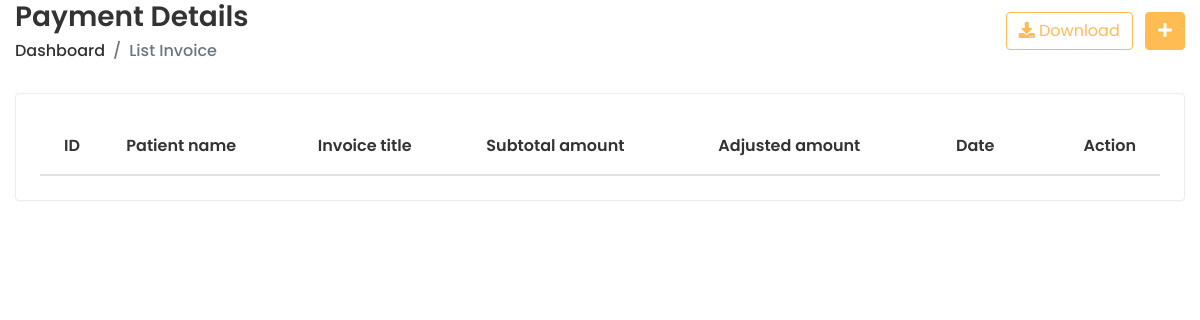
/app/incomelist/ (signed in), run on an earlier commit of the app's database.
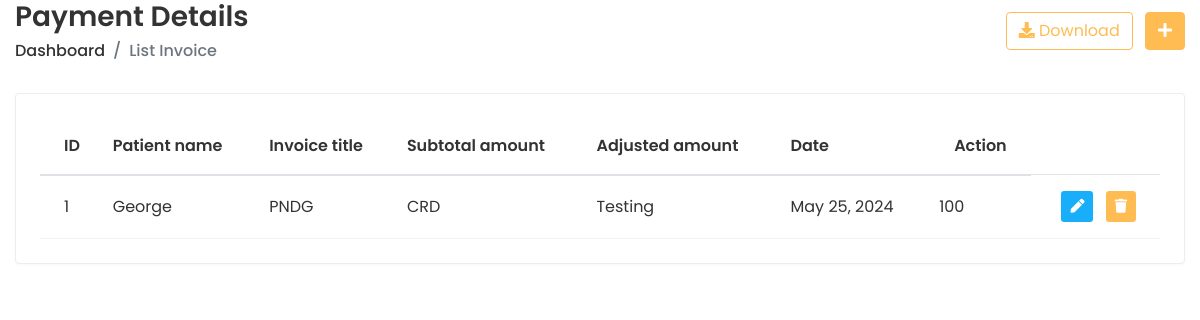
And on a later commit of the database.
### doctor/models.py (models this page shows, shortened)
class IncomeDetails(models.Model):
    patient_name = models.ForeignKey(PatientDetails, on_delete=models.CASCADE)
    payment_status = models.CharField(
         max_length=20, blank=True, null=True,
         choices=(("PD", "Paid"), ("PNDG", "PENDING"), ("NPD", "Not Paid")),
     )
    payment_method = models.CharField(
         max_length=20, blank=True, null=True,
         choices=(("CSH", "Cash"), ("CRD", "Card"), ("UPI", "Upi")),
     )
    payment_details = models.CharField(max_length=50)
    date = models.DateField()
    payment_amount = models.CharField(max_length=50)

class PatientDetails(models.Model):
    patient_number = models.IntegerField(null=True)
    patient_name = models.CharField(max_length=50)
    gender = models.CharField(
         max_length=20,
         choices=(("Male", "Male"), ("Female", "Female"), ("Other", "Other")),
     )
    blood_group = models.CharField(
        max_length=20, blank=True, null=True,
        choices=(
            ("O-", "O-"),
            ("O+", "O+"),
            ("A-", "A-"),
            ("A+", "A+"),
            ("B-", "B-"),
            ("B+", "B+"),
            ("AB-", "AB-"),
            ("AB+", "AB+"),
        ),
    )
    address = models.CharField(max_length=250, blank=True, null=True)
    state = models.CharField(max_length=200, blank=True, null=True)
    country = models.CharField(max_length=200, blank=True, null=True)
    pin_code = models.BigIntegerField(blank=True, null=True)
    email = models.EmailField(default="", max_length=50, unique=True)
    date_of_birth = models.DateField()
    phone_number = models.CharField(default="", max_length=20)
    patient_image = models.BinaryField(blank=True, null=True)
    created = models.DateTimeField(auto_now_add=True)
    updated = models.DateTimeField(auto_now=True)
    def __str__(self):
        return str(self.patient_name)

### doctor/views.py (the view)
# urls.py: path("incomelist/", views.income_list, name="income_list"),
@login_required
def income_list(request):
    incomes = IncomeDetails.objects.all()
    return render(request, "invoice/income_list.html", {'incomes': incomes})

### templates/invoice/income_list.html (shortened to what this page needs)
{% extends 'home/base-login.html' %}
{% load compress static %}
{% block content %}
      <div class="content container-fluid">
         <div class="page-header">
        <div class="row align-items-center">
           <div class="col">
              <h3 class="page-title">Payment Details</h3>
              <ul class="breadcrumb">
                 <li class="breadcrumb-item"><a href="{% url 'Invoiceindex' %}">Dashboard</a></li>
                 <li class="breadcrumb-item active">List Invoice</li>
              </ul>
           </div>
           <div class="col-auto text-right float-right ml-auto">
              <a href="#" class="btn btn-outline-primary mr-2"><i class="fas fa-download"></i> Download</a>
              <a href="add-student.html" class="btn btn-primary"><i class="fas fa-plus"></i></a>
           </div>
        </div>
     </div>
     <div class="row">
        <div class="col-sm-12">
           <div class="card card-table">
              <div class="card-body">
                 <div class="table-responsive">
                    <table class="table table-hover table-center mb-0 datatable">
                       <thead>
                          <tr>
                             <th>ID</th>
                             <th>Patient name</th>
                             <th>Invoice title</th>
                             <th>Subtotal amount</th>
                             <th>Adjusted amount</th>
                             <th>Date</th>
                             <th class="text-right">Action</th>
                          </tr>
                       </thead>
                       {% for income in incomes %}
                       <tbody>
                          <tr>
                             <td>{{ income.id }}</td>
                             <td>
                                {{ income.patient_name }}
                             </td>
                             <td>
                                {{ income.payment_status }}
                             </td>
                             <td>
                                {{ income.payment_method }}
                             </td>
                             <td>
                                {{ income.payment_details }}
                             </td>
                             <td>
                                {{ income.date }}
                             </td>
                             <td>
                                {{ income.payment_amount }}
                             </td>
                             <td class="text-right">
                                <div class="actions">
                                   <a href="{% url 'income_edit' income.id %}" class="btn btn-sm bg-success-light mr-2">
                                   <i class="fas fa-pen"></i>
                                   </a>
                                   <a href="#" class="btn btn-sm bg-danger-light" onclick="confirmDelete('{{ income.income_status }}', '{{ income.id }}')">
                                   <i class="fas fa-trash"></i>
                                   </a>
                                </div>
                             </td>
                          </tr>
                       </tbody>
                       {% endfor %}
                    </table>
                 </div>
              </div>
            </div>
         </div>
  {% endblock %}

What changed in the data, as far as the page shows it:
added IncomeDetails: id "1", patient_name "George", payment_status "PNDG", payment_method "CRD", payment_details "Testing", date "May 25, 2024", payment_amount "100"
